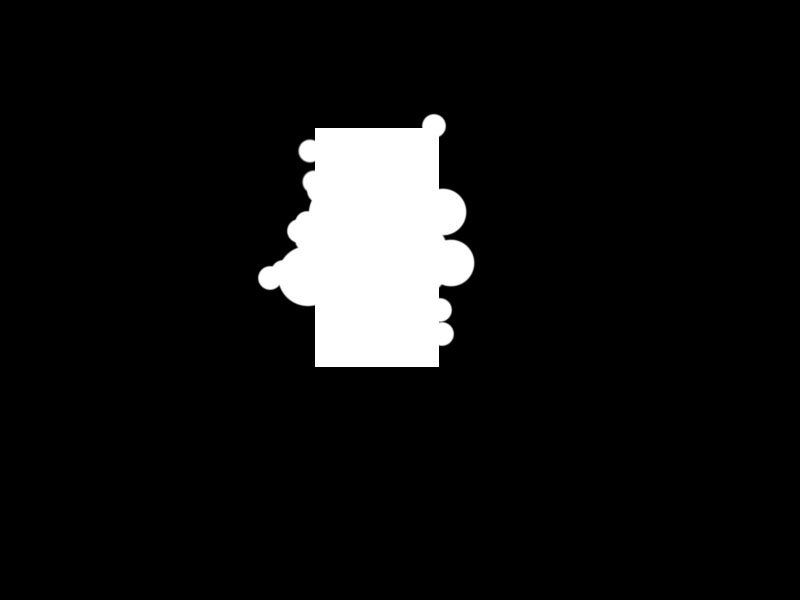
#> input picture cv6/ww.jpg, 800 x 600 px
$ python cv_8.py   (older library calls are emulated)
#> lines starting #> are read from the running program, lines starting #| are printed output that depends on the picture; after the words box and inside, x2 and y2 are one past the last pixel; in counts of white or black regions, pixels touching at a corner belong together; long printed decimals are rounded
import cv2 as cv
import numpy as np
'''
轮廓近似
采用Douglas-Peucker算法
cv.approxPolyDP()
将原轮廓的形状用更少的点组成新轮廓
参数二（epsilon）：原始轮廓到近似轮廓的最大距离
是一个准度参数
返回一个由轮廓上的点构成的列表
'''
imgx = cv.imread('ww.jpg')
#> imgx is the input picture: shape (600, 800, 3); min 0, max 255, mean 19.5
img = cv.imread('ww.jpg',0)
#> img: shape (600, 800); min 0, max 255, mean 19.5
ret,thresh = cv.threshold(img,127,255,0)
#> thresh: shape (600, 800); 7.6% white; 1 white region
ret,contours,hierarchy = cv.findContours(thresh,1,2)
#> contours = 1 contour; box (x1, y1, x2, y2) and area: (258, 114, 474, 367) 36174

cnt = contours[0]
#> cnt = contour of 290 points, box (x1, y1, x2, y2) (258, 114, 474, 367), area 36174

epsilon = 0.01*cv.arcLength(cnt,True)
#> epsilon = 9.97
#epsilon = 0.1*cv.arcLength(cnt,True)
approx = cv.approxPolyDP(cnt,epsilon,True)
#> approx = contour of 19 points, box (x1, y1, x2, y2) (258, 114, 474, 367), area 34932

print('epsilon',epsilon)
#| epsilon 9.965
print('approx',approx)
#> (printed output is left out)

#画出用来近似轮廓的所有点
for i in range(len(approx)):
	cv.circle(imgx,(approx[i,0,0],approx[i,0,1]),5,(0,255,0),2)
#> this loop made 19 passes
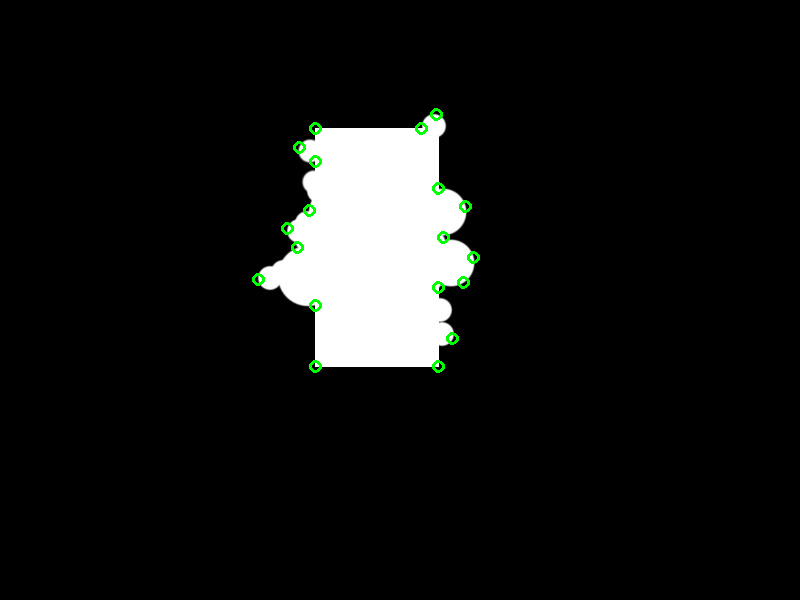
#> imgx: shape (600, 800, 3); 0.36% of pixels changed, all inside (x1, y1, x2, y2) = (252, 108, 480, 373)

cv.imshow('imgx',imgx)
cv.waitKey(0)
